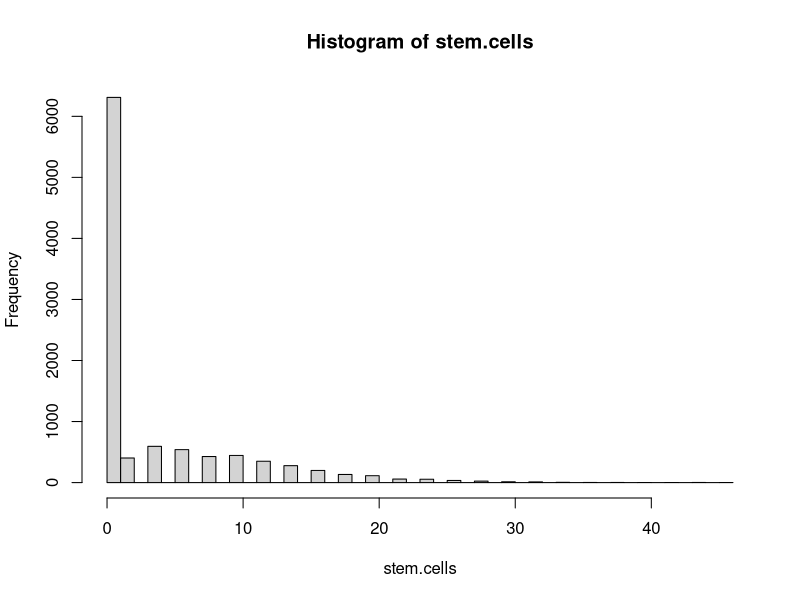

Here is the R script that generated this plot:
#R Program to Monte Carlo stem cell proliferation model
stem.cells <- c(0)
n.trials <- 10000
n.gens <- 7
p.div <- 0.6
for (i.trial in 1:n.trials) {   # Loop over Monte Carlo Trials  
  n.stem.curr <- 1
  n.stem.next <- 0
  for (i.gen in 1:n.gens) {     # Loop over generations
    for (i.cell in 1:n.stem.curr){
    if (p.div > runif(1)) {
         n.stem.next <- n.stem.next+2      
 }   
  } 
    n.stem.curr <- n.stem.next
    n.stem.next <- 0
    if (n.stem.curr==0) {
      break
    }
  }
  stem.cells[i.trial] <- n.stem.curr
}
hist(stem.cells, breaks=50)
output<-sprintf("Mean # cells at %3d gens=%7.2f\n",n.gens, mean(stem.cells))
cat(output)
